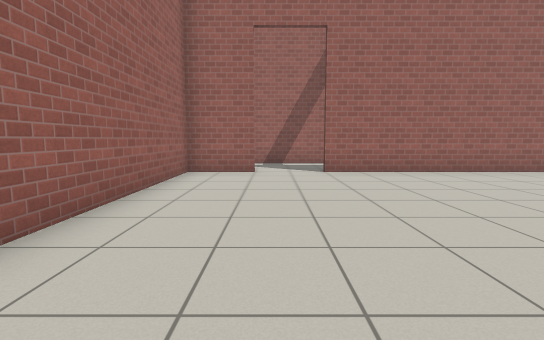
view 1 (above)

18 first-person views from a walk through a Gazebo world. The camera is 0.94 m above the floor, tilts 6° down and sees 85° across. The floor is counted in squares, 1 m on a side. Each view is taken from the middle of a square. On the plan, view 1 faces up. The plan holds only what a view shows up to about 11 squares ahead; the rest is blank. Simple patterns stand in for the simulator's built-in surfaces.

view 2
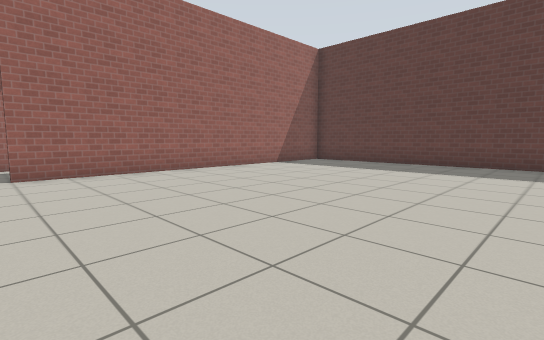

view 3
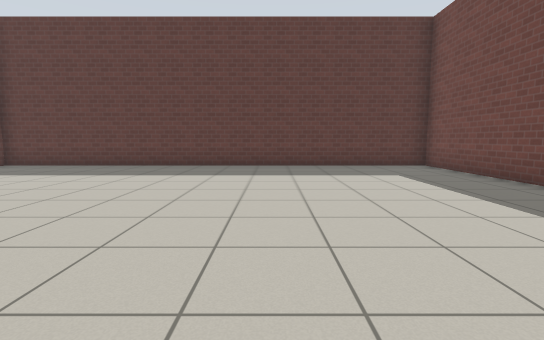

view 4
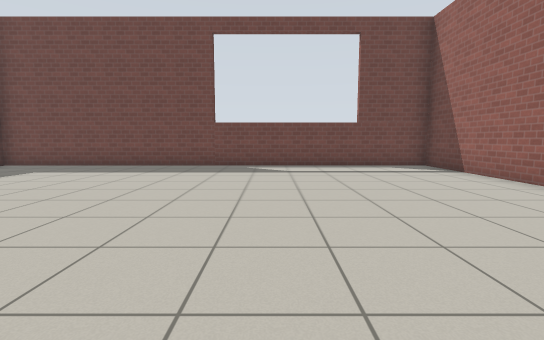

view 5
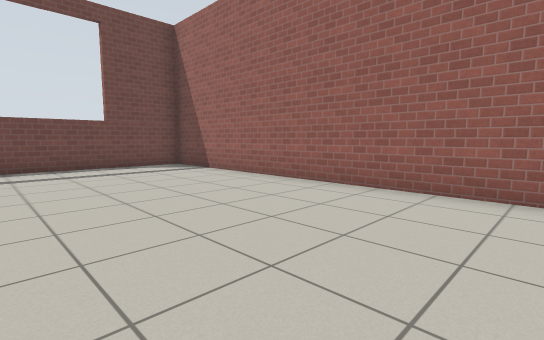

view 6
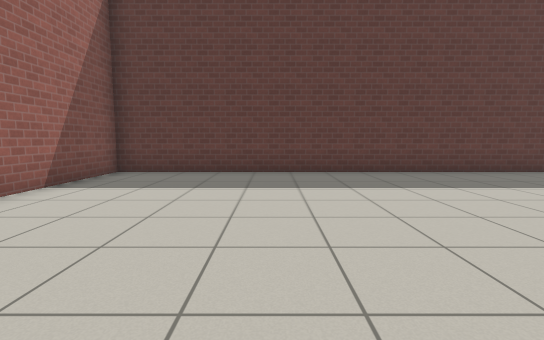

view 7
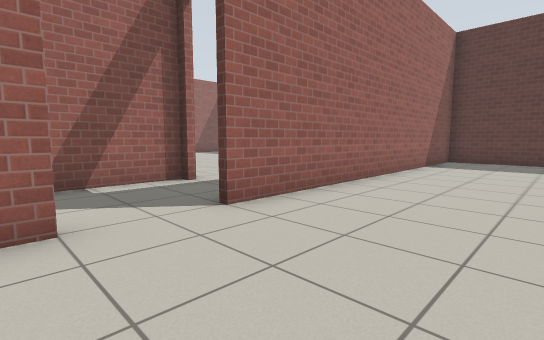

view 8
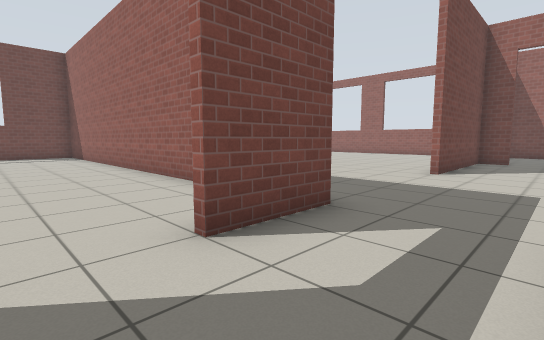

view 9
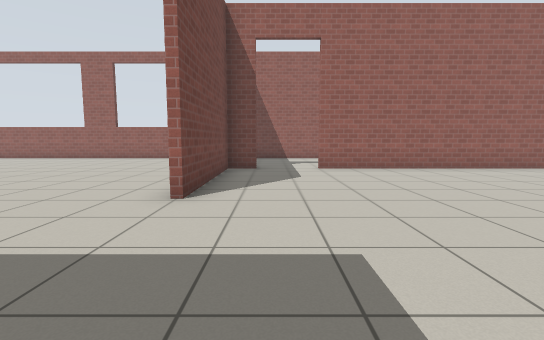

view 10
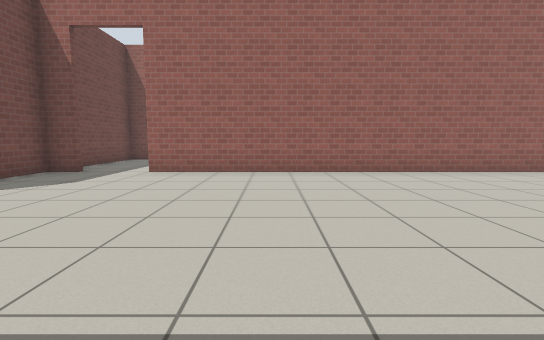

view 11
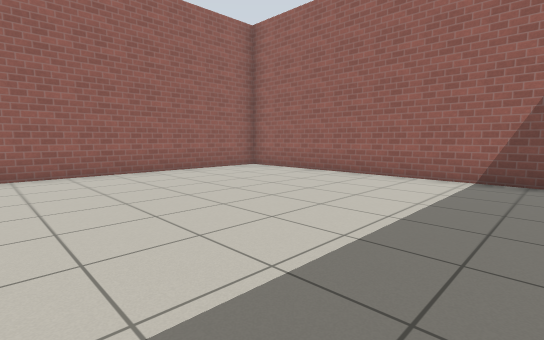

view 12
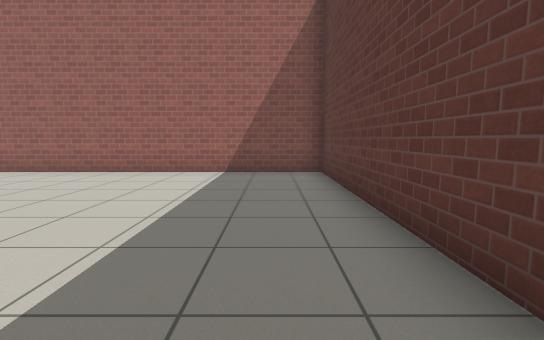

view 13
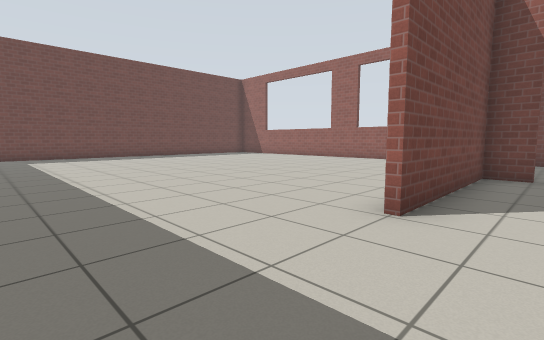

view 14
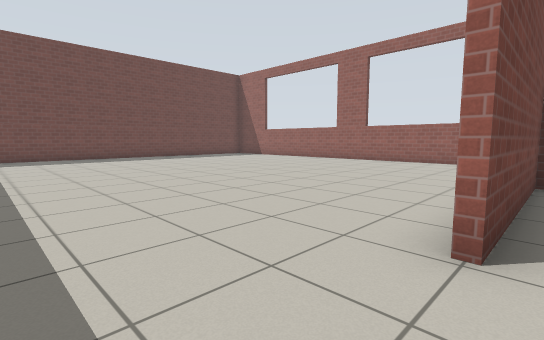

view 15
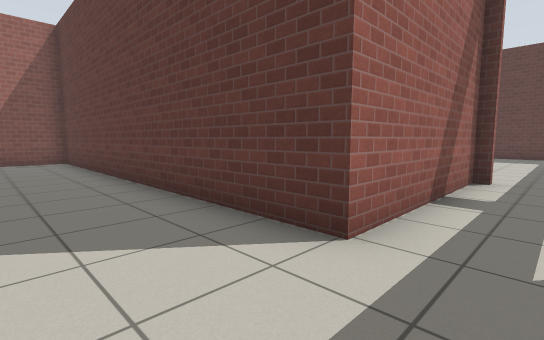

view 16
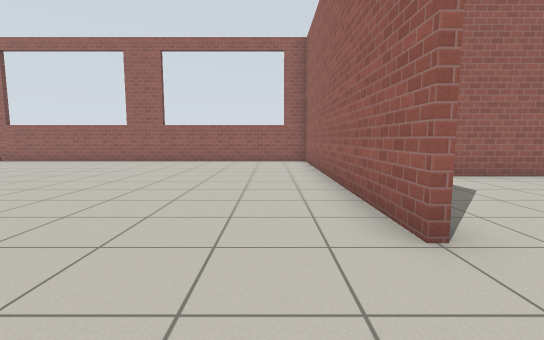

view 17
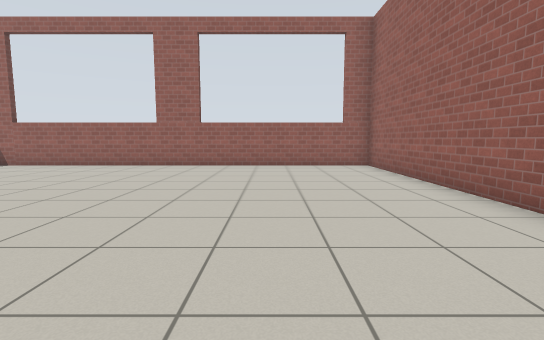

view 18
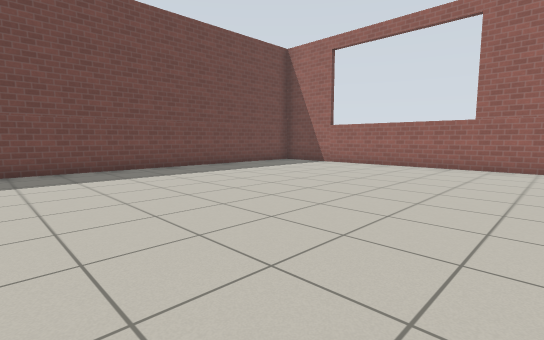

### Floor plan
Ten units are one square. View 1 is at (0, 0); x grows to the right and y downward. Boxes are objects, and circles mark ways between rooms. Rooms are numbered by the first view taken in them; rooms with no view inside come last. Other rooms are left out.
<svg viewBox="-179 -239 308 308">
<path fill="none" stroke="#000" d="M-4 -84 -24 -84 -24 64 124 64 124 -84 15 -84M-75 -84 -174 -84 -174 46M-124 -86 -75 -86M-26 -86 -5 -86M24 -110 24 -114 -26 -114 -26 -234 -124 -234 -124 -115M-134 64 -74 64"/>
<circle cx="17" cy="-94" r="3" fill="#2a7"/>
<text x="50" y="-10">1</text>
<text x="-90" y="-70">2</text>
</svg>
Room 1 opens to room 2.

Where each view was taken, in squares from view 1:
view 1: 0 up, 0 right, facing up
view 2: 0 up, 1 right, facing up-right
view 3: 1 down, 2 right, facing right
view 4: 4 up, 3 right, facing down
view 5: 4 up, 3 right, facing down-left
view 6: 4 up, 4 right, facing right
view 7: 5 up, 1 left, facing up-right
view 8: 11 up, 1 right, facing down-left
view 9: 10 up, 3 left, facing left
view 10: 15 up, 4 left, facing left
view 11: 16 up, 4 left, facing up-left
view 12: 15 up, 4 left, facing up
view 13: 10 up, 4 left, facing down-left
view 14: 9 up, 5 left, facing down-left
view 15: 10 up, 5 left, facing up-right
view 16: 7 up, 5 left, facing left
view 17: 5 up, 7 left, facing left
view 18: 3 up, 7 left, facing down-left
